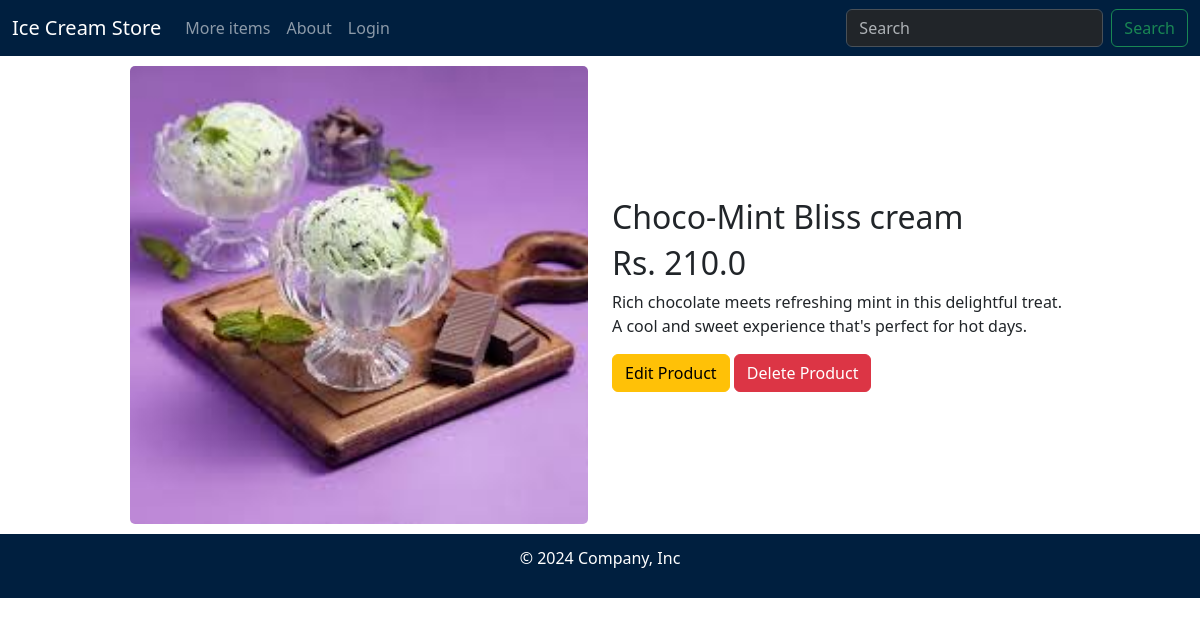
The page /prod_details/9 on the database its author committed.
### myapp/models.py (models this page shows, shortened)
class Product(models.Model):
    name = models.CharField(max_length=100)
    price = models.FloatField()
    description = models.TextField()
    stock = models.PositiveIntegerField()
    created_at = models.DateTimeField(auto_now_add=True)
    pic = models.ImageField(upload_to="products/", null=True)

### myapp/views.py (the view)
# urls.py: path('prod_details/<int:id>', views.product_details, name = "p_details"),
def product_details(request, id):
    product = Product.objects.get(id = id)
    context = {
        'product' : product
    }
    template = loader.get_template('prod_details.html')
    return HttpResponse(template.render(context, request))

### myapp/templates/prod_details.html (shortened to what this page needs)
{% extends 'base.html' %}
{% load static %}
{% block content %}
<div class="prod-container">
    <div class="row align-items-center">
        <div class="col-12 col-md-6 prod-img">
            <img src="{{ product.pic.url }}" alt="{{ product.name }} image">
        </div>
        <div class="col-12 col-md-6 prod-description">
            <div>
                <h2>{{ product.name }}</h2>
                <h2>Rs. {{ product.price }}</h2>
                <p>{{ product.description }}</p>
            </div>
            <a class="btn btn-warning" href="{% url 'editProd' product.pk %}">Edit Product</a>
            <a class="btn btn-danger" href="{% url 'del_product' product.pk %}">Delete Product</a>
        </div>
    </div>
</div>
{% endblock %}

### static/css/style.css (style rules this page uses)
* { padding: 0; margin: 0; box-sizing: border-box; }
html, body { width: 100%; margin: auto; height: 100%; }
html { background-color: rgba(2, 34, 161, 0.497); }
body { overflow-x: hidden; }

### myapp/templates/prod_details.html (style rules this page uses)
.prod-container { margin: auto; width: 80%; max-width: 1200px; display: flex; padding: 10px; flex-direction: column; align-items: center; }
.prod-img img { height: auto; width: 100%; max-height: 500px; border-radius: 5px; }

### rows shown on the page
Product: pic (picture), name "Choco-Mint Bliss cream", price "210.0", description "Rich chocolate meets refreshing mint in this delightful treat. A cool and sweet experience that's perfect for hot days."
